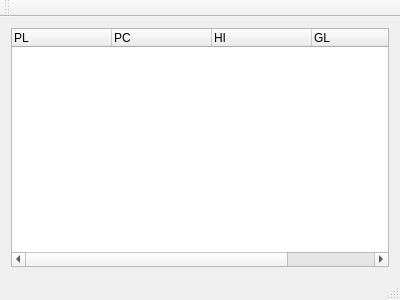
<?xml version="1.0" encoding="UTF-8"?>
<ui version="4.0">
 <class>MainWindow</class>
 <widget class="QMainWindow" name="MainWindow">
  <property name="geometry">
   <rect>
    <x>0</x>
    <y>0</y>
    <width>400</width>
    <height>300</height>
   </rect>
  </property>
  <property name="windowTitle">
   <string>MainWindow</string>
  </property>
  <widget class="QWidget" name="centralWidget">
   <layout class="QGridLayout" name="gridLayout">
    <item row="0" column="0">
     <widget class="QTreeWidget" name="treeWidget">
      <property name="columnCount">
       <number>5</number>
      </property>
      <column>
       <property name="text">
        <string>PL</string>
       </property>
      </column>
      <column>
       <property name="text">
        <string>PC</string>
       </property>
      </column>
      <column>
       <property name="text">
        <string>HI</string>
       </property>
      </column>
      <column>
       <property name="text">
        <string>GL</string>
       </property>
      </column>
      <column>
       <property name="text">
        <string>TRI</string>
       </property>
      </column>
     </widget>
    </item>
   </layout>
  </widget>
  <widget class="QMenuBar" name="menuBar">
   <property name="geometry">
    <rect>
     <x>0</x>
     <y>0</y>
     <width>400</width>
     <height>22</height>
    </rect>
   </property>
  </widget>
  <widget class="QToolBar" name="mainToolBar">
   <attribute name="toolBarArea">
    <enum>TopToolBarArea</enum>
   </attribute>
   <attribute name="toolBarBreak">
    <bool>false</bool>
   </attribute>
  </widget>
  <widget class="QStatusBar" name="statusBar"/>
 </widget>
 <layoutdefault spacing="6" margin="11"/>
 <resources/>
 <connections/>
</ui>
